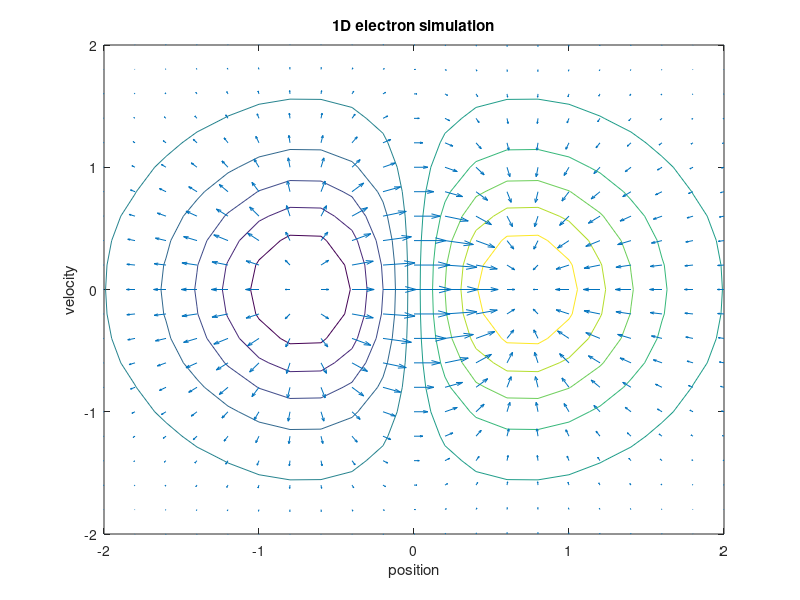

Here is the MATLAB script that generated this plot:


x = -2:0.2:2;
v = x';
z = x .* exp(-x.^2 - v.^2);
[px,pv] = gradient(z);
contour(x,v,z)
hold on
quiver(x,v,px,pv)
title('1D electron simulation');
xlabel('position');
ylabel('velocity');

%b) 
x = -3:0.2:3;
y = x';
f = x.^2 .* y.^3;
x0 = 1;
v0 = -2;
t = (x == x0) & (y == v0);
indt = find(t);
[fx,fy] = gradient (f,0.2);
f_grad = [fx(indt) fy(indt)];

